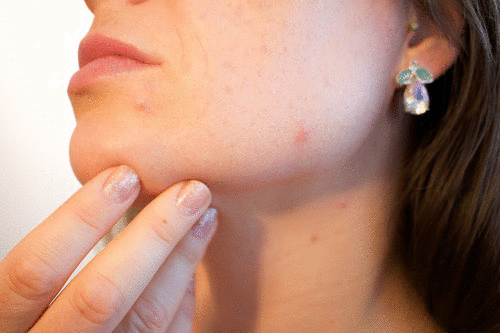
#> input picture blemish.png, 500 x 333 px
$ python blemishRemoval.py
#> lines starting #> are read from the running program, lines starting #| are printed output that depends on the picture
# import libraries
import cv2
import numpy as np

# callback mouse event
def blemishRemovalFcn(action, x, y, flags, userdata):
    global image, img
    if action == cv2.EVENT_LBUTTONDOWN:
        radius = 15
        roi = img[y-radius:y+radius, x-radius:x+radius, :].copy()
        bilateralImg = cv2.bilateralFilter(roi, d=20, sigmaColor=50, sigmaSpace=50)
        # clone seamlessly
        src = bilateralImg
        dst = img
        src_mask = 255*np.ones_like(src)
        center = (x,y)
        img = cv2.seamlessClone(src, dst, src_mask, center, cv2.NORMAL_CLONE)
        image = img.copy()
        # display image
        cv2.imshow(windowName, image)


# read image
image = cv2.imread("blemish.png", cv2.IMREAD_COLOR)
#> image is the input picture: shape (333, 500, 3); mean B, G, R 120.6, 139, 181.5

# copy image
img = image.copy()
dummy = image.copy()

# create window
windowName = "Blemish removal"
cv2.namedWindow(windowName, cv2.WINDOW_AUTOSIZE)

cv2.setMouseCallback(windowName, blemishRemovalFcn)

k = 0
while k != 27:
    cv2.imshow(windowName, image)
    cv2.putText(image, "Click to remove blemish.", (10, 290), cv2.FONT_HERSHEY_SIMPLEX, 0.5, (0,0,0), 1)
    cv2.putText(image, "ESC: exit, s: save, r: restart", (10, 310), cv2.FONT_HERSHEY_SIMPLEX, 0.5, (0,0,0), 1)
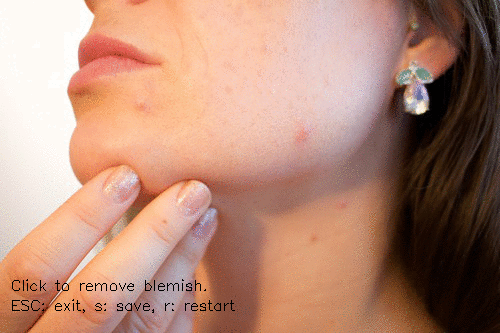
#> image: shape (333, 500, 3); mean B, G, R 120.1, 138.3, 180.6
    k = cv2.waitKey(20) & 0xFF
#> (key Esc is pressed here)
    if k == ord('s'):
        cv2.imwrite("newImage.png", img)
    if k == ord('r'):
        image = dummy.copy()
        img = dummy.copy()

cv2.destroyAllWindows()
